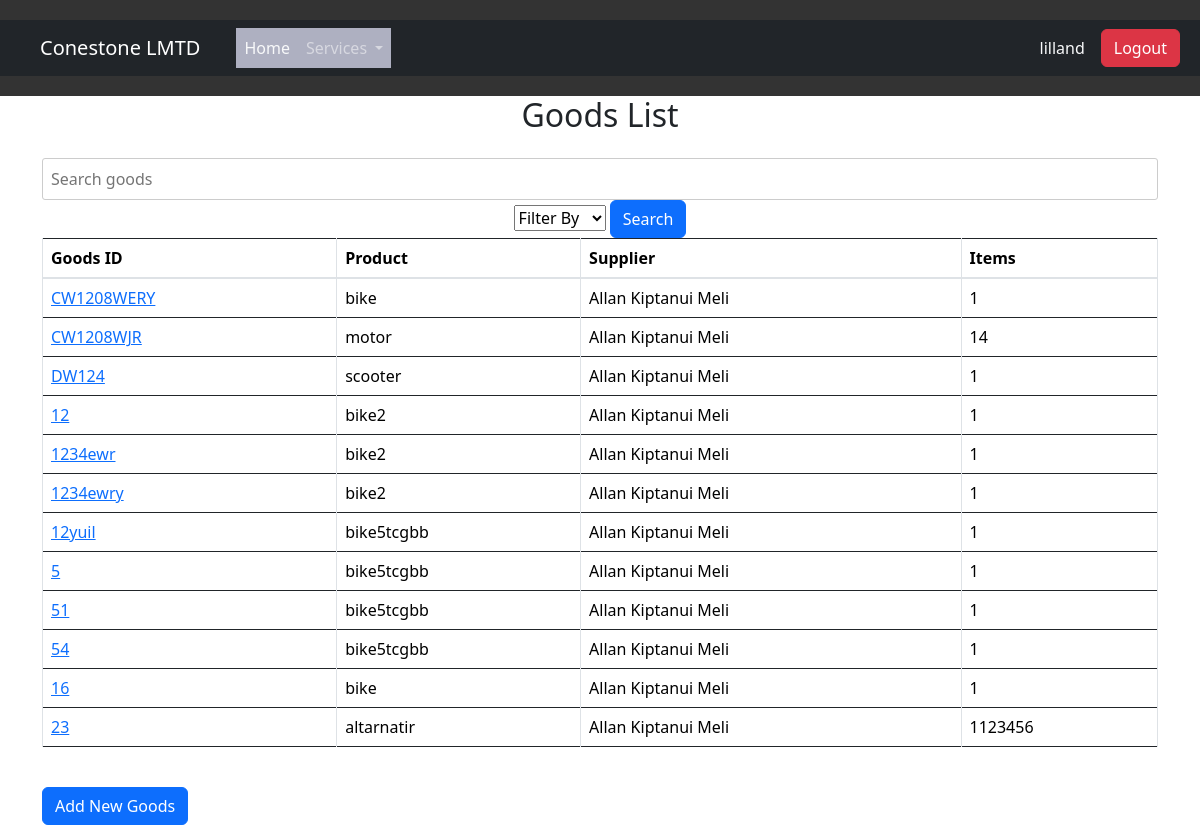
The app's page /goods (signed in) with its own data.
### ConerstoneLimmited/models.py (models this page shows, shortened)
class Goods(models.Model):
    goods_id = models.CharField(max_length=20, unique=True)
    buyer = models.ForeignKey(User, on_delete =models.CASCADE)
    name = models.CharField(max_length=50, default=' ')
    price = models.DecimalField(default=0.00, max_digits=100, decimal_places=2)
    description = models.TextField()
    weight = models.DecimalField(max_digits=10, decimal_places=2)
    quantity = models.PositiveIntegerField(default=1)
    supplier = models.ForeignKey('ForeignSupplier', on_delete=models.CASCADE)
    inspection_status = models.BooleanField(default=False)

class ForeignSupplier(models.Model):
    supplier_id = models.CharField(max_length=20, unique=True)
    contact_details = models.CharField(max_length=50)
    GENDER_CHOICES = [
        ('M', 'Male'),
        ('F', 'Female'),
        ('O', 'Other'),
    ]
    name = models.CharField(max_length=50)
    email = models.EmailField(unique=True)
    age = models.PositiveIntegerField()
    gender = models.CharField(max_length=1, choices=GENDER_CHOICES)
    address = models.TextField()
    street_address = models.CharField(max_length=100)
    city = models.CharField(max_length=50)
    state = models.CharField(max_length=50)
    zip_code = models.CharField(max_length=10)
    contact_number = models.CharField(
        max_length=20,
        validators=[
            RegexValidator(
                r'^\+\d{1,20}$',
                'Enter a valid contact number starting with a + sign.'),
        ])
    def __str__(self):
        return self.name

### ConerstoneLimmited/views.py (the view)
# urls.py: path('goods', views.goods_list, name='goods_list'),
def goods_list(request):
    user_goods = Goods.objects.filter(buyer=request.user)
    return render(request, 'goods_list.html', {'goods': user_goods})

### ConerstoneLimmited/templates/goods_list.html (shortened to what this page needs)
{% extends 'base.html' %}
{% block content %}
<div class="container">
  <h2 class="text-center mb-4">Goods List</h2>
  <div class="text-center mt-4">
    <input type="text" id="searchInput" placeholder="Search goods">
    <select id="filterBy">
      <option value="all">Filter By</option>
    </select>
    <button onclick="searchGoods()" class="btn btn-primary">Search</button>
  </div>
  <div class="table-responsive">
    <table class="table table-bordered" id="goodsTable">
      <thead>
        <tr>
          <th>Goods ID</th>
          <th>Product</th>
          <th>Supplier</th>
          <th>Items</th>
        </tr>
      </thead>
      <tbody>
        {% for good in goods %}
        <tr>
          <td> <a href="{% url 'view_goods' goods_id=good.goods_id%}" >{{ good.goods_id }}</a></td>
          <td>{{ good.name }}</td>
          <td>{{ good.supplier }}</td>
          <td>{{ good.quantity }}</td>
        </tr>
        {% endfor %}
      </tbody>
    </table>
  </div>
  <a href="{% url 'create_goods' %}" class="btn btn-primary mt-4">Add New Goods</a>
</div>
{% endblock %}

### ConerstoneLimmited/templates/base.html (shortened to what this page needs)
{% load static %}
{% load crispy_forms_tags %}
{% load bootstrap5 %}
{% bootstrap_css %}
<!DOCTYPE html>
<html lang="en">
<head>
  <link rel="stylesheet" href="{% static 'css/style.css' %}">
  <link rel="stylesheet" href="{% static 'css/index.css' %}">
  <link href="https://cdn.jsdelivr.net/npm/bootstrap@5.3.2/dist/css/bootstrap.min.css" rel="stylesheet">
  <link rel="stylesheet" href="{% static 'css/bootstrap-datepicker.min.css' %}">
  <link rel="stylesheet" href="https://cdn.jsdelivr.net/npm/bootstrap@4.3.1/dist/css/bootstrap.min.css">
<link href="https://cdn.jsdelivr.net/npm/bootstrap@5.3.2/dist/css/bootstrap.min.css" rel="stylesheet">
</head>
<header>
  <nav class="navbar navbar-expand-lg navbar-dark bg-dark p-2">
    <div class="container-fluid">
      <a class="navbar-brand" href="{% url 'home' %}">Conestone LMTD</a>
      {% if user.is_authenticated %}
        <ul class="navbar-nav me-auto mb-2 mb-lg-0">
          <li class="nav-item"><a class="nav-link text-light" href="{% url 'home' %}">Home</a></li>
          <li class="nav-item dropdown">
            <a class="nav-link dropdown-toggle"  id="navbarDropdown" role="button" data-bs-toggle="dropdown" aria-haspopup="true" aria-expanded="false">
              Services
            </a>
          </li>
        </ul>
        <div class="d-flex">
          <p class="text-light me-3 my-auto">{{ user.username }}</p>
          <a href="{% url 'logout' %}" class="btn btn-danger">Logout</a>
        </div>
      {% else %}
        <a href="{% url 'login' %}" class="btn btn-primary me-3">Login</a>
        <a href="admin" class="btn btn-primary me-3">Admin</a>
        <a href="{% url 'signup' %}" class="btn btn-success">Signup</a>
      {% endif %}
    </div>
  </nav>
</header>
<body class="">
  {% block content %}{% endblock content %}
  </body>
</html>

### ConerstoneLimmited/static/css/style.css (style rules this page uses)
input[type="text"], input[type="password"], input[type="radio"] { width: 100%; padding: 8px; border-radius: 3px; border: 1px solid #ccc; }
button { padding: 10px 20px; background-color: #007bff; color: #fff; border: none; border-radius: 3px; cursor: pointer; }
a { text-decoration: none; text-decoration-line: none; text-underline-position: none; color: #00eeff; }

### ConerstoneLimmited/static/css/index.css (style rules this page uses)
body { font-family: 'Arial', sans-serif; margin: 0; padding: 0; box-sizing: border-box; width: 100%; }
header { text-align: center; padding: 20px 0; background-color: #333; color: #fff; }
nav ul { list-style: none; padding: 0; margin: 0; background-color: #aeb0c1; overflow: hidden; }
nav li { float: left; }
a { text-decoration:none }
nav a { display: block; padding: 15px 20px; text-decoration: none; color: #333; }

### records on screen
Goods: goods_id "CW1208WERY", name "bike", supplier "Allan Kiptanui Meli", quantity "1"
Goods: goods_id "CW1208WJR", name "motor", supplier "Allan Kiptanui Meli", quantity "14"
Goods: goods_id "DW124", name "scooter", supplier "Allan Kiptanui Meli", quantity "1"
Goods: goods_id "12", name "bike2", supplier "Allan Kiptanui Meli", quantity "1"
Goods: goods_id "1234ewr", name "bike2", supplier "Allan Kiptanui Meli", quantity "1"
Goods: goods_id "1234ewry", name "bike2", supplier "Allan Kiptanui Meli", quantity "1"
Goods: goods_id "12yuil", name "bike5tcgbb", supplier "Allan Kiptanui Meli", quantity "1"
Goods: goods_id "5", name "bike5tcgbb", supplier "Allan Kiptanui Meli", quantity "1"
Goods: goods_id "51", name "bike5tcgbb", supplier "Allan Kiptanui Meli", quantity "1"
Goods: goods_id "54", name "bike5tcgbb", supplier "Allan Kiptanui Meli", quantity "1"
Goods: goods_id "16", name "bike", supplier "Allan Kiptanui Meli", quantity "1"
Goods: goods_id "23", name "altarnatir", supplier "Allan Kiptanui Meli", quantity "1123456"

### other values on screen
{{ user.username }} "lilland"
